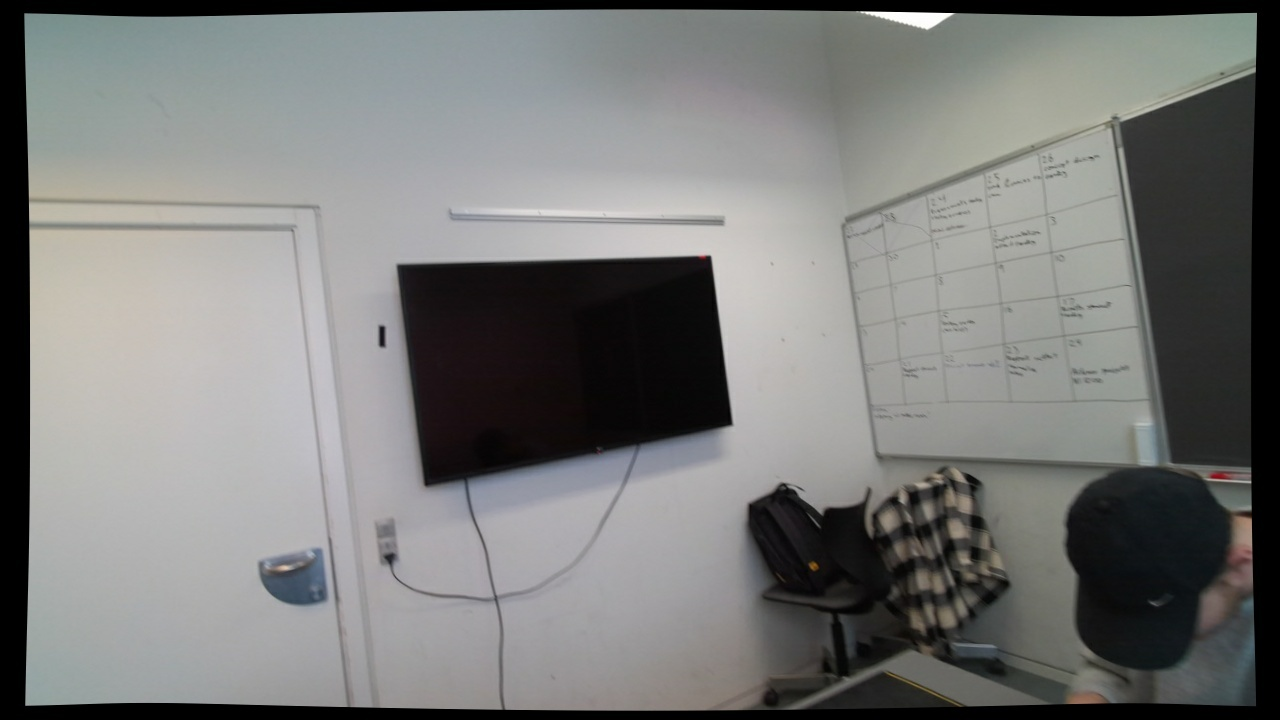
#> input picture docker/src/content/group_data/rgb/group_19.jpg, 1280 x 720 px, found by its file name
$ python open_rgbd.py
#> lines starting #> are read from the running program, lines starting #| are printed output that depends on the picture
import matplotlib.pyplot as plt
import numpy as np
import cv2

path_dir = "/workspaces/ROB-8/docker/src/content/group_data/" # FOR INSIDE DOCKER
#path_dir = "/home/mads/github/ROB-8/docker/src/content/group_data/"
sem_folder = 'semantic/'
rgb_folder = 'rgb/'
depth_folder = 'depth/'
file_name = "group_19"

def load_npy(npy_filepath):
    with open(npy_filepath, 'rb') as f:
        npy = np.load(f)
    return npy

#semantic_img = np.load(path_dir + sem_folder + file_name + '.npy')
rgb_img = plt.imread(path_dir + rgb_folder + file_name + '.jpg')
#> rgb_img is the input picture: shape (720, 1280, 3); mean R, G, B 121.5, 122.3, 120.9
#depth_img = load_npy(path_dir + depth_folder + file_name + '.npy')
depth_img = plt.imread(path_dir + depth_folder + file_name + '.png')
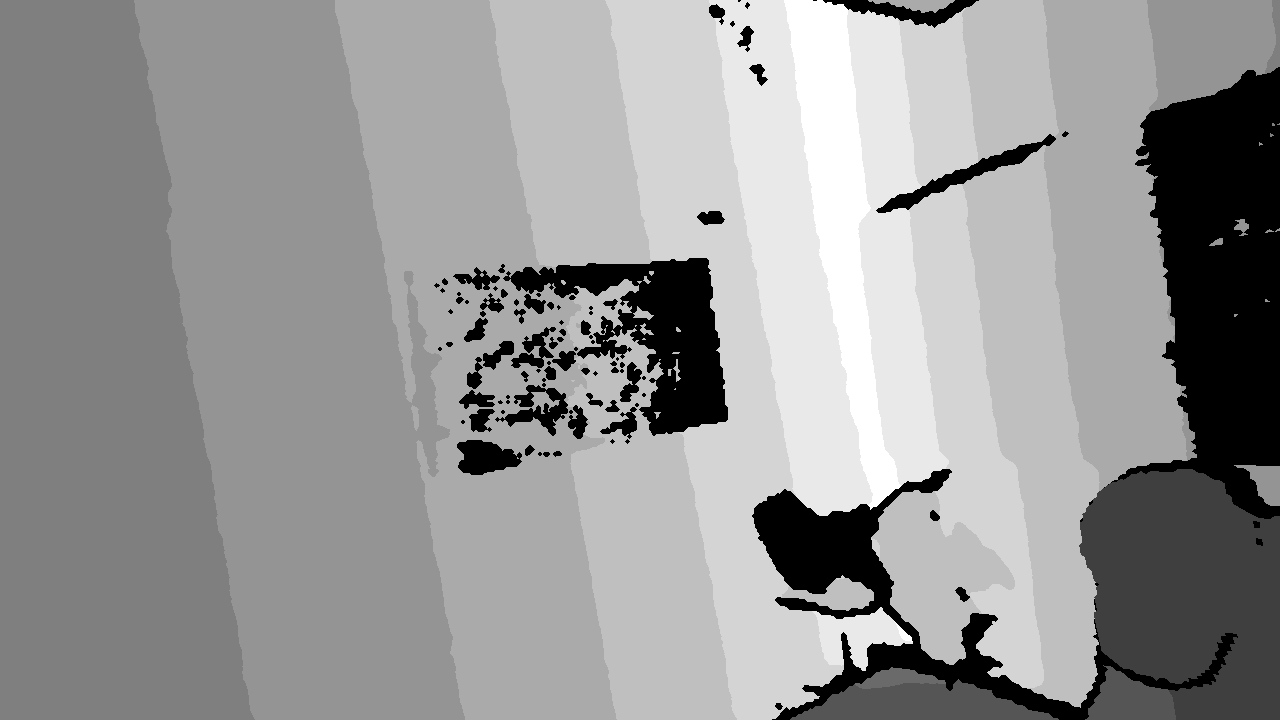
#> input picture docker/src/content/group_data/depth/group_19.png, 1280 x 720 px, found by its file name
#> depth_img is the input picture: shape (720, 1280) float32; min 0, max 0.0488, mean 0.0293


plt.subplot(1, 2, 1)
plt.imshow(rgb_img)
plt.subplot(1, 2, 2)
plt.imshow(depth_img)
plt.show()
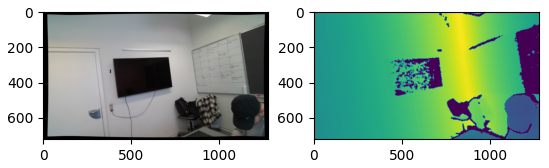
#> figure drawn by matplotlib, 2 panels
